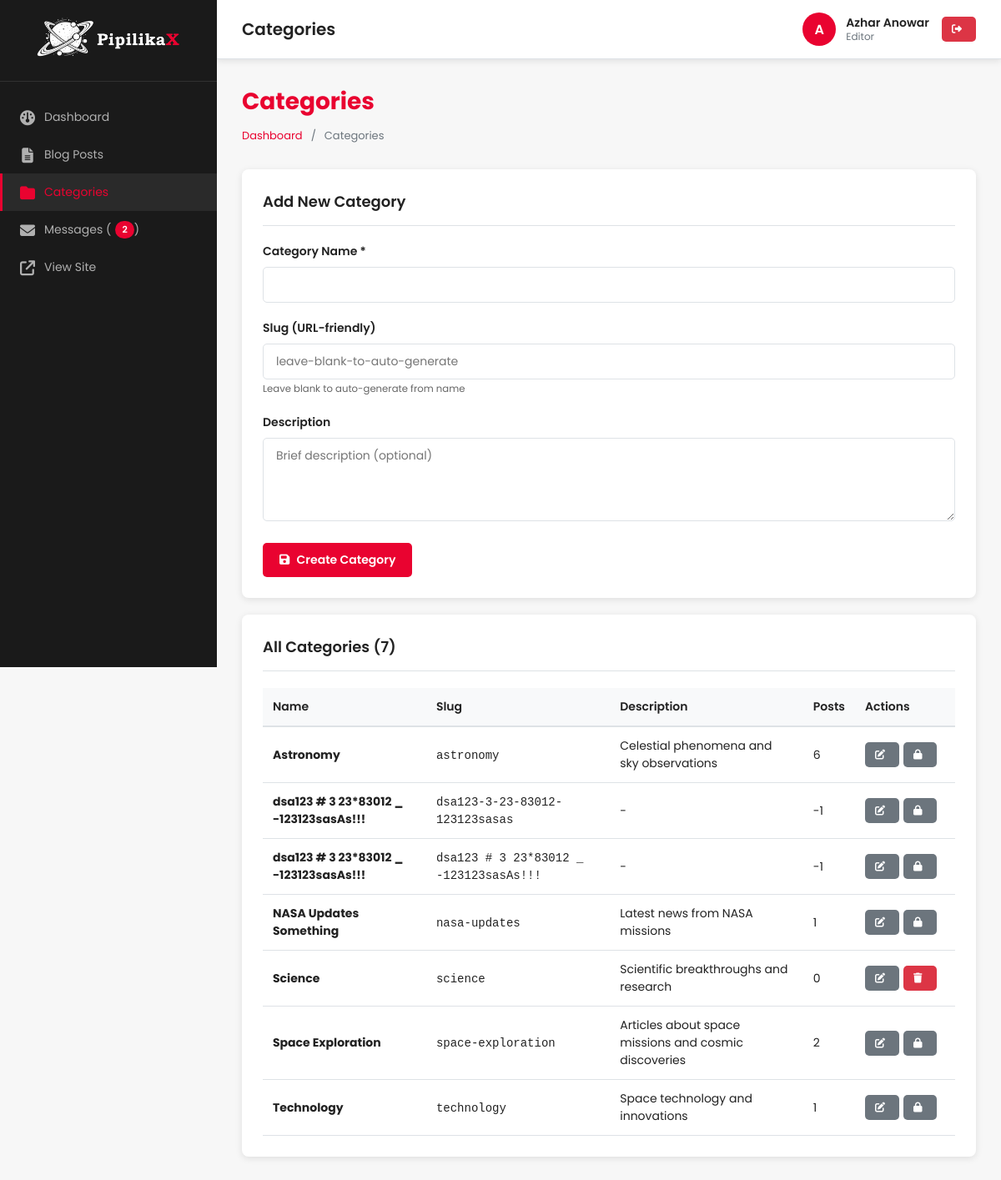
/admin/categories/index.php (signed in), run on the app's committed database.
### tables this page shows
CREATE TABLE `categories` (
  `id` int(11) NOT NULL,
  `name` varchar(100) NOT NULL,
  `slug` varchar(100) NOT NULL,
  `description` text DEFAULT NULL,
  `post_count` int(11) DEFAULT 0,
  `created_at` timestamp NOT NULL DEFAULT current_timestamp(),
  `updated_at` timestamp NOT NULL DEFAULT '0000-00-00 00:00:00' ON UPDATE current_timestamp()
);

### admin/categories/index.php (the view, shortened to what this page needs)
<?php
require_once __DIR__ . '/../includes/header.php';
$edit_category = null;
$categories = $pdo->query("SELECT * FROM categories ORDER BY name ASC")->fetchAll();
?>
<div class="page-header">
    <h2>Categories</h2>
    <div class="breadcrumb">
        <a href="<?php echo ADMIN_URL; ?>">Dashboard</a> / <span>Categories</span>
    </div>
</div>
<div class="card">
    <div class="card-header">
        <h3><?php echo $edit_category ? 'Edit Category' : 'Add New Category'; ?></h3>
    </div>
    <form method="POST" action="">
        <div class="form-group">
            <label for="name">Category Name *</label>
            <input type="text" id="name" name="name" class="form-control"
                value="<?php echo htmlspecialchars($edit_category['name'] ?? $_POST['name'] ?? ''); ?>" required
                autofocus>
        </div>
        <div class="form-group">
            <label for="slug">Slug (URL-friendly)</label>
            <input type="text" id="slug" name="slug" class="form-control"
                value="<?php echo htmlspecialchars($edit_category['slug'] ?? $_POST['slug'] ?? ''); ?>"
                placeholder="leave-blank-to-auto-generate">
            <small style="color: #666;">Leave blank to auto-generate from name</small>
        </div>
        <div class="form-group">
            <label for="description">Description</label>
            <textarea id="description" name="description" class="form-control" rows="3"
                placeholder="Brief description (optional)"><?php echo htmlspecialchars($edit_category['description'] ?? $_POST['description'] ?? ''); ?></textarea>
        </div>
        <button type="submit" name="save_category" class="btn btn-primary">
            <i class="fas fa-save"></i> <?php echo $edit_category ? 'Update' : 'Create'; ?> Category
        </button>
    </form>
</div>
<div class="card">
    <div class="card-header">
        <h3>All Categories (<?php echo count($categories); ?>)</h3>
    </div>
    <?php if (count($categories) > 0): ?>
        <table class="table">
            <thead>
                <tr>
                    <th>Name</th>
                    <th>Slug</th>
                    <th>Description</th>
                    <th>Posts</th>
                    <th style="width: 120px;">Actions</th>
                </tr>
            </thead>
            <tbody>
                <?php foreach ($categories as $category): ?>
                    <tr>
                        <td><strong><?php echo htmlspecialchars($category['name']); ?></strong></td>
                        <td><code><?php echo htmlspecialchars($category['slug']); ?></code></td>
                        <td><?php echo htmlspecialchars($category['description'] ?: '-'); ?></td>
                        <td><?php echo number_format($category['post_count']); ?></td>
                        <td>
                            <div class="action-buttons">
                                <a href="?edit=<?php echo $category['id']; ?>" class="btn btn-sm btn-secondary" title="Edit">
                                    <i class="fas fa-edit"></i>
                                </a>
                                <?php if ($category['post_count'] == 0): ?>
                                    <a href="?delete=<?php echo $category['id']; ?>" class="btn btn-sm btn-danger"
                                        onclick="return confirm('Are you sure you want to delete this category?');" title="Delete">
                                        <i class="fas fa-trash"></i>
                                    </a>
                                <?php else: ?>
                                    <button class="btn btn-sm btn-secondary" disabled title="Cannot delete: has posts">
                                        <i class="fas fa-lock"></i>
                                    </button>
                                <?php endif; ?>
                            </div>
                        </td>
                    </tr>
                <?php endforeach; ?>
            </tbody>
        </table>
    <?php endif; ?>
</div>
<?php require_once __DIR__ . '/../includes/footer.php'; ?>

### admin/assets/css/admin-style.css (style rules this page uses)
:root { --admin-primary: #E90330; --admin-primary-dark: #B00225; --admin-bg: #f7f7f7; --admin-sidebar-bg: #1a1a1a; --admin-sidebar-text: #b0b0b0; --admin-sidebar-hover: #2a2a2a; --admin-white: #ffffff; --admin-text: #222222; --admin-text-light: #6c757d; --admin-border: #dee2e6; --admin-success: #28a745; --admin-warning: #ffc107; --admin-danger: #dc3545; --admin-info: #17a2b8; --admin-shadow: 0 2px 8px rgba(0, 0, 0, 0.1); }
* { box-sizing: border-box; }
body { margin: 0; font-family: 'Poppins', sans-serif; background: var(--admin-bg); color: var(--admin-text); font-size: 14px; }
.page-header { margin-bottom: 30px; }
.page-header h2 { margin: 0 0 10px 0; color: var(--admin-primary); font-size: 28px; font-weight: 700; }
.breadcrumb { display: flex; gap: 10px; color: var(--admin-text-light); font-size: 13px; }
.breadcrumb a { color: var(--admin-primary); text-decoration: none; }
.card { background: var(--admin-white); border-radius: 8px; padding: 25px; margin-bottom: 20px; box-shadow: var(--admin-shadow); }
.card-header { display: flex; justify-content: space-between; align-items: center; margin-bottom: 20px; padding-bottom: 15px; border-bottom: 1px solid var(--admin-border); }
.card-header h3 { margin: 0; font-size: 18px; color: var(--admin-text); font-weight: 600; }
.btn { padding: 10px 20px; border: none; border-radius: 5px; font-family: 'Poppins', sans-serif; font-size: 14px; font-weight: 600; cursor: pointer; transition: all 0.3s ease; text-decoration: none; display: inline-block; text-align: center; }
.btn-primary { background: var(--admin-primary); color: white; }
.btn-danger { background: var(--admin-danger); color: white; }
.btn-secondary { background: #6c757d; color: white; }
.btn-sm { padding: 6px 12px; font-size: 12px; }
.btn i { margin-right: 5px; }
.form-group { margin-bottom: 20px; }
.form-group label { display: block; margin-bottom: 8px; font-weight: 600; color: var(--admin-text); }
.form-control { width: 100%; padding: 10px 15px; border: 1px solid var(--admin-border); border-radius: 5px; font-family: 'Poppins', sans-serif; font-size: 14px; transition: border-color 0.3s ease; }
textarea.form-control { resize: vertical; min-height: 100px; }
.table { width: 100%; border-collapse: collapse; background: white; }
.table thead { background: #f8f9fa; }
.table th { padding: 12px; text-align: left; font-weight: 600; color: var(--admin-text); border-bottom: 2px solid var(--admin-border); }
.table td { padding: 12px; border-bottom: 1px solid var(--admin-border); }
.action-buttons { display: flex; gap: 5px; }

### data on the page
categories: name "Astronomy", slug "astronomy", description "Celestial phenomena and sky observations", post_count "6"
categories: name "dsa123 # 3 23*83012 _ -123123sasAs!!!", slug "dsa123-3-23-83012-123123sasas", description "-", post_count "-1"
categories: name "dsa123 # 3 23*83012 _ -123123sasAs!!!", slug "dsa123 # 3 23*83012 _ -123123sasAs!!!", description "-", post_count "-1"
categories: name "NASA Updates Something", slug "nasa-updates", description "Latest news from NASA missions", post_count "1"
categories: name "Science", slug "science", description "Scientific breakthroughs and research", post_count "0"
categories: name "Space Exploration", slug "space-exploration", description "Articles about space missions and cosmic discoveries", post_count "2"
categories: name "Technology", slug "technology", description "Space technology and innovations", post_count "1"

### other printed values
$unread_messages_count "2"
$page_heading "Categories"
substr($current_user['username'], 0, 1) "A"
$current_user['full_name'] "Azhar Anowar"
$current_user['role'] "Editor"
count($categories) "7"
